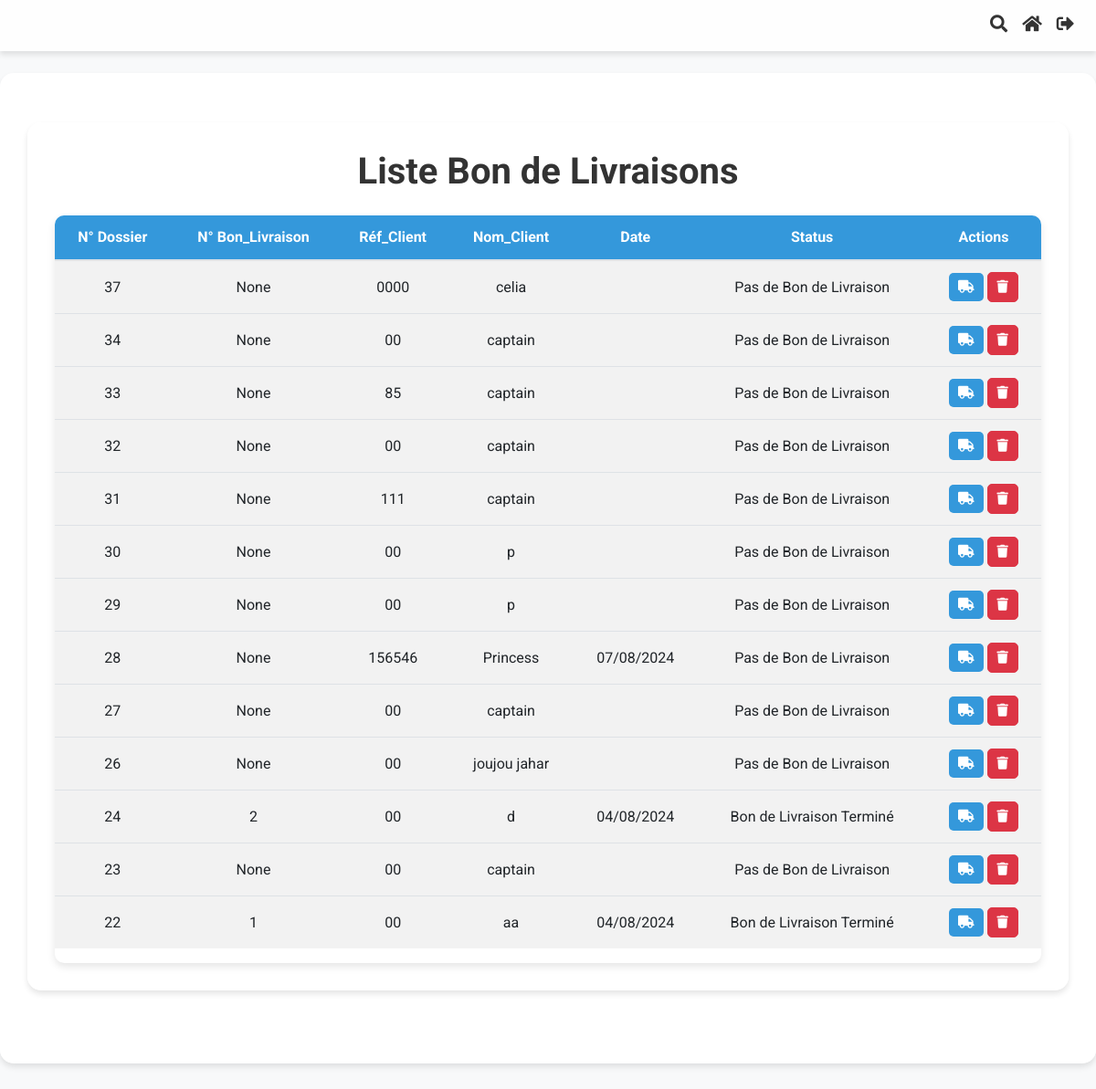
The page /application/bon_livraison/ (signed in) on the database as committed earlier.
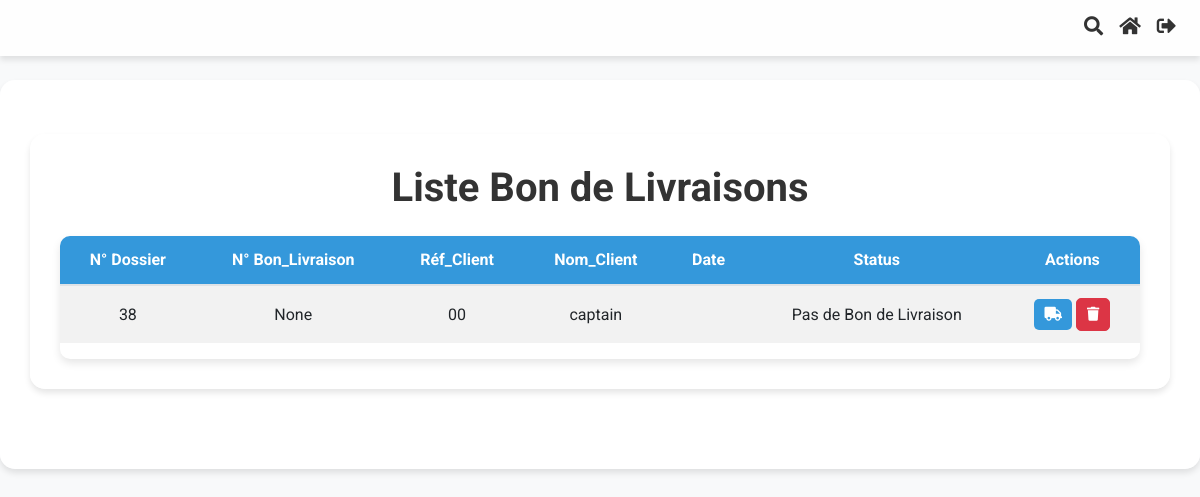
The same page on the database as committed later.
### Application/models.py (models this page shows, shortened)
class Commande(models.Model):
    order_id = models.AutoField(primary_key=True)
    date_time = models.DateTimeField(auto_now_add=True)
    company_reference_number = models.CharField(max_length=100)
    client_name = models.CharField(max_length=100, default="")
    adresse = models.CharField(max_length=255, blank=True, null=True)
    email = models.EmailField(blank=True, null=True)
    fax = models.CharField(max_length=50, blank=True, null=True)
    ice = models.CharField(max_length=50, blank=True, null=True)
    infographiste = models.CharField(max_length=100, blank=True, null=True)
    order_status = models.CharField(max_length=50, choices=[
        ('draft', 'Draft'),
        ('completed', 'Completed')
    ])
    bc_number = models.CharField(max_length=50, blank=True, null=True)
    date_bc = models.DateField(blank=True, null=True)
    devis_date = models.DateTimeField(blank=True, null=True)
    devis_numero = models.IntegerField(null=True, blank=True)
    facture_date = models.DateTimeField(blank=True, null=True)
    facture_numero = models.IntegerField(null=True, blank=True)
    bl_date = models.DateTimeField(blank=True, null=True)
    bl_numero = models.IntegerField(null=True, blank=True)
    remarque = models.CharField(max_length=50, choices=[
        ('paye', 'Payé'),
        ('non_paye', 'Non Payé')
    ], default='non payé')
    facture_status = models.CharField(max_length=50, choices=[
            ('no_facture', 'Pas de Facture'),
            ('facture_termine', 'Facture Terminée')
        ], default='pas de facture')
    bl_status = models.CharField(max_length=50, choices=[
            ('no_bl', 'Pas de bon_livraison'),
            ('bl_termine', 'bon_livraison Terminé')
        ], default='pas de bon_livraison')
    devis_status = models.CharField(max_length=50, choices=[
            ('no_devis', 'Pas de Devis'),
            ('devis_termine', 'Devis Terminé')
        ], default='pas de devis')

### Application/views.py (the view)
# urls.py: path('bon_livraison/', views.liste_bon_livraison, name='liste_bon_livraison'),
@login_required
@user_passes_test(lambda u: u.groups.filter(name='Directeurs').exists())
def liste_bon_livraison(request):
    query = request.GET.get('q')
    if query:
        bon_livraison = Commande.objects.filter(
            Q(order_status='completed') & (
                Q(company_reference_number__icontains=query) |
                Q(client_name__icontains=query) |
                Q(bl_numero__icontains=query)
            )
        )
    else:
        bon_livraison = Commande.objects.filter(order_status='completed').order_by('-date_time')
    is_assistant = request.user.groups.filter(name='Assistants').exists()
    return render(request, 'Application/liste_bon_livraison.html', {'bon_livraison': bon_livraison, 'is_assistant' : is_assistant})

### Application/templates/Application/liste_bon_livraison.html (shortened to what this page needs)
{% extends "base.html" %}
{% load static %}
{% block content %}
<div class="container mt-4">
    <h1 class="text-center mb-4">Liste Bon de Livraisons</h1>
    <div class="table-responsive custom-table">
        <table class="table table-striped" id="factureTable">
            <thead>
                <tr>
                    <th>N° Dossier</th>
                    <th>N° Bon_Livraison</th>
                    <th>Réf_Client</th>
                    <th>Nom_Client</th>
                    <th>Date</th>
                    <th>Status</th>
                    <th>Actions</th>
                </tr>
            </thead>
            <tbody>
                {% for bon_livraison in bon_livraison %}
                    <tr>
                        <td>{{ bon_livraison.order_id }}</td>
                        <td>{{ bon_livraison.bl_numero }}</td>
                        <td>{{ bon_livraison.company_reference_number }}</td>
                        <td>{{ bon_livraison.client_name }}</td>
                        <td>{{ bon_livraison.bl_date|date:"d/m/Y" }}</td>
                        <td>
                            <form method="post" action="{% url 'update_bl_status' bon_livraison.pk %}">
                                {% if bon_livraison.bl_status == 'bl_termine' %}
                                    Bon de Livraison Terminé
                                {% else %}
                                    Pas de Bon de Livraison
                                {% endif %}
                            </form>
                        </td>
                        <td>
                            <a href="{% url 'generer_bon_livraison' bon_livraison.pk %}" class="btn btn-sm btn-custom">
                                <i class="fas fa-truck"></i>
                            </a>
                            <button type="button" class="btn btn-sm btn-danger" data-toggle="modal" data-target="#deleteModal{{ bon_livraison.pk }}">
                                <i class="fas fa-trash"></i>
                            </button>
                        </td>
                    </tr>
                {% endfor %}
            </tbody>
        </table>
    </div>
</div>
{% endblock %}

Rows that differ between the two databases and show on the page:
removed Commande: order_id "37", bl_numero "None", company_reference_number "0000", client_name "celia", shows "Pas de Bon de Livraison"
removed Commande: order_id "34", bl_numero "None", company_reference_number "00", client_name "captain", shows "Pas de Bon de Livraison"
removed Commande: order_id "33", bl_numero "None", company_reference_number "85", client_name "captain", shows "Pas de Bon de Livraison"
removed Commande: order_id "32", bl_numero "None", company_reference_number "00", client_name "captain", shows "Pas de Bon de Livraison"
removed Commande: order_id "31", bl_numero "None", company_reference_number "111", client_name "captain", shows "Pas de Bon de Livraison"
removed Commande: order_id "30", bl_numero "None", company_reference_number "00", client_name "p", shows "Pas de Bon de Livraison"
removed Commande: order_id "29", bl_numero "None", company_reference_number "00", client_name "p", shows "Pas de Bon de Livraison"
removed Commande: order_id "28", bl_numero "None", company_reference_number "156546", client_name "Princess", bl_date "07/08/2024", bl_status "Pas de Bon de Livraison"
removed Commande: order_id "27", bl_numero "None", company_reference_number "00", client_name "captain", shows "Pas de Bon de Livraison"
removed Commande: order_id "26", bl_numero "None", company_reference_number "00", client_name "joujou jahar", shows "Pas de Bon de Livraison"
removed Commande: order_id "24", bl_numero "2", company_reference_number "00", client_name "d", bl_date "04/08/2024", bl_status "Bon de Livraison Terminé"
removed Commande: order_id "23", bl_numero "None", company_reference_number "00", client_name "captain", shows "Pas de Bon de Livraison"
removed Commande: order_id "22", bl_numero "1", company_reference_number "00", client_name "aa", bl_date "04/08/2024", bl_status "Bon de Livraison Terminé"
added Commande: order_id "38", bl_numero "None", company_reference_number "00", client_name "captain", shows "Pas de Bon de Livraison"
